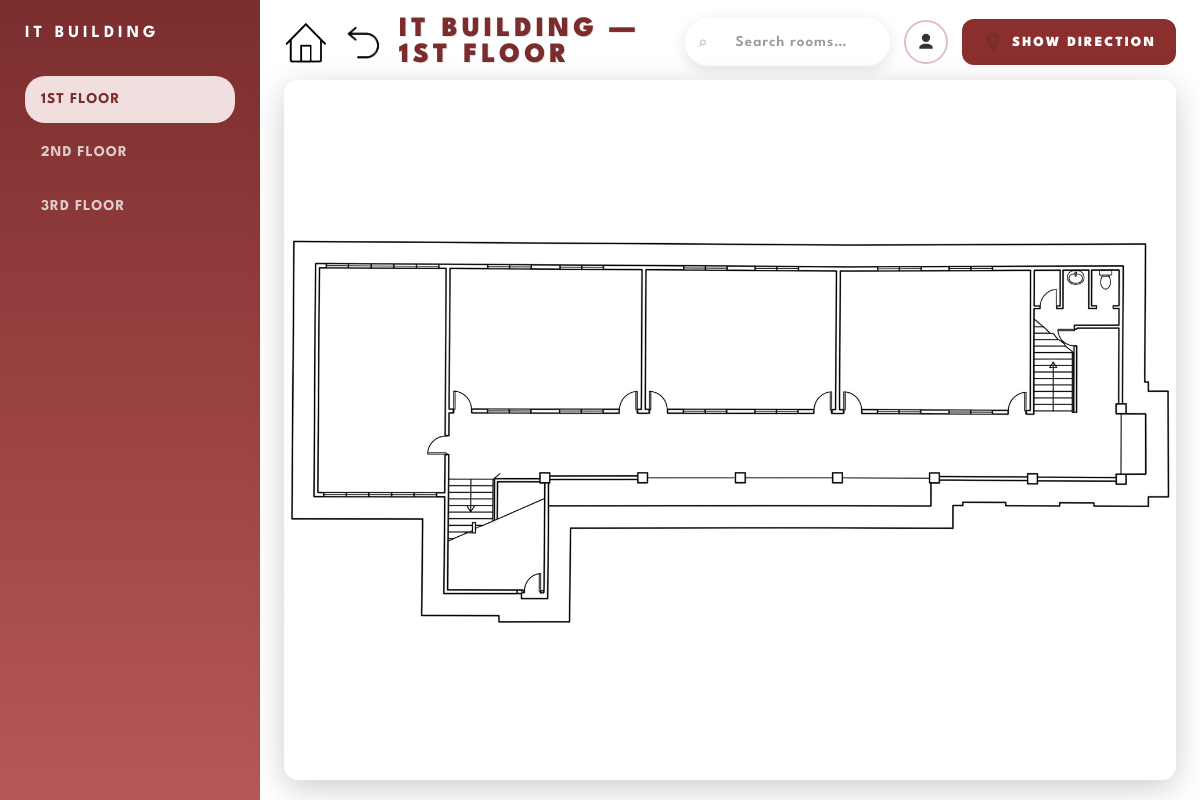
/it_building, run on an earlier commit of the app's database.
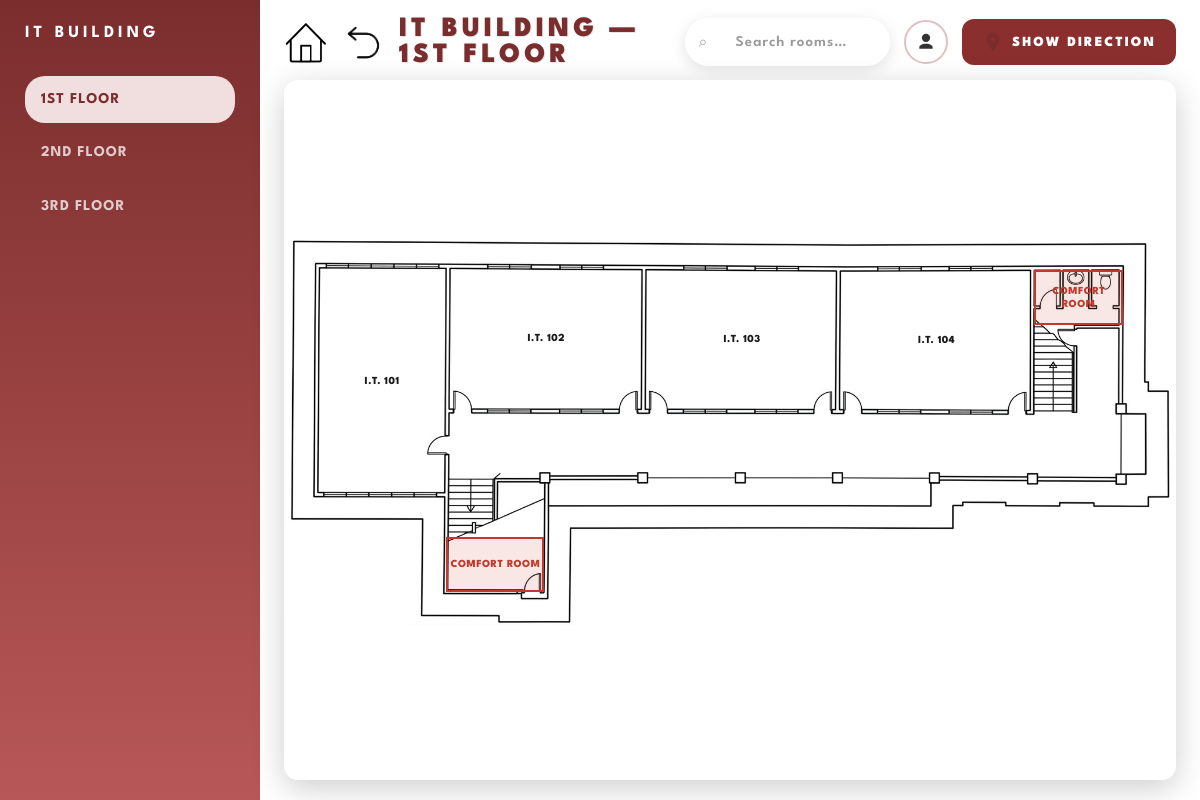
And on a later commit of the database.
### tables this page shows
CREATE TABLE building_floors (
            id           INTEGER PRIMARY KEY AUTOINCREMENT,
            building     TEXT NOT NULL,
            floor_number INTEGER NOT NULL,
            floor_label  TEXT NOT NULL,
            floor_image  TEXT,
            UNIQUE(building, floor_number)
        );

CREATE TABLE rooms(
    id INTEGER PRIMARY KEY AUTOINCREMENT,
    building TEXT,
    floor TEXT,
    room TEXT,
    description TEXT
, pos_left INTEGER DEFAULT 0, pos_top INTEGER DEFAULT 0, pos_width INTEGER DEFAULT 10, pos_height INTEGER DEFAULT 10, office_key TEXT, room_color TEXT);

### kiosk_app/blueprints/campus.py (the view)
@campus_bp.route("/it_building")
def it_building():
    return _floor_plan("IT Building", floor_count=3, base_url="it_building")

### kiosk_app/__init__.py (called while the page is built, shortened)
def _inject_kiosk_scripts(response: Response) -> Response:
    from flask import request as _req
    if _req.path in _MOBILE_PATHS:
        return response

### kiosk_app/db.py (called while the page is built)
def get_db_connection() -> sqlite3.Connection:
    conn = sqlite3.connect(DATABASE_PATH, timeout=10)
    conn.row_factory = sqlite3.Row
    conn.execute("PRAGMA journal_mode=WAL")
    conn.execute("PRAGMA busy_timeout=5000")
    return conn

@contextmanager
def db_connection() -> Iterator[sqlite3.Connection]:
    conn = get_db_connection()
    try:
        yield conn
    finally:
        conn.close()

### templates/floor_plan.html (shortened to what this page needs)
<!DOCTYPE html>
<html>
<head>
</head>
<body>
<div class="side-panel">
  <h1>{{ building_name | upper }}</h1>
  {% for floor in all_floors %}
  <button class="floor-btn {% if floor.number == floor_number %}active{% endif %}"
          onclick="switchFloor('{{ floor.url }}')">
    {{ floor.label | upper }}
  </button>
  {% endfor %}
</div>
<div class="main">
  <div class="top-bar">
    <img src="{{ url_for('static', filename='images/icon/home_button.png') }}"
         onclick="window.location.href='/menu'" alt="Home">
    <img src="{{ url_for('static', filename='images/icon/back_button.png') }}"
         onclick="history.back()" alt="Back">
    <h2>{{ building_name | upper }} — {{ floor_label | upper }}</h2>
    <div class="room-search" id="roomSearch">
      <input id="roomSearchInput" type="text" placeholder="Search rooms…" autocomplete="off">
    </div>
    <a href="/admin" class="icon" title="Admin">
      <svg width="20" height="20" viewBox="0 0 24 24" fill="#333"><path d="M12 2a5 5 0 1 0 0 10A5 5 0 0 0 12 2zm0 12c-5.33 0-8 2.67-8 4v2h16v-2c0-1.33-2.67-4-8-4z"/></svg>
    </a>
    <a class="show-dir" href="/campus_map?location={{ building_name | upper | urlencode }}">
      <svg viewBox="0 0 24 24"><path d="M12 2C8.13 2 5 5.13 5 9c0 5.25 7 13 7 13s7-7.75 7-13c0-3.87-3.13-7-7-7zm0 9.5c-1.38 0-2.5-1.12-2.5-2.5s1.12-2.5 2.5-2.5 2.5 1.12 2.5 2.5-1.12 2.5-2.5 2.5z"/></svg>
      SHOW DIRECTION
    </a>
  </div>
  <div class="plan-wrapper" id="planWrapper">
    {% if floor_image %}
    <img class="floor-img{% if floor_image.endswith('.svg') %} stretch{% endif %}"
         src="{{ url_for('static', filename=floor_image) }}" alt="Floor plan">
    {% else %}
    <div class="plan-placeholder">FLOOR PLAN IMAGE COMING SOON</div>
    {% endif %}
    {% for room in rooms %}
    <button class="room-label {% if highlight and highlight|lower == room.name|lower %}highlighted{% endif %} {% if room.color %}room-type-{{ room.color }}{% endif %}"
            style="left:{{ room.left }}%; top:{{ room.top }}%; width:{{ room.width }}%; height:{{ room.height }}%;"
            data-name="{{ room.name }}"
            data-desc="{{ room.desc | default('') }}"
            data-office-key="{{ room.office_key | default('') }}"
            data-color="{{ room.color | default('') }}"
            data-directions="{{ room.directions | default([]) | tojson | forceescape }}"
            data-left="{{ room.left }}"
            data-top="{{ room.top }}"
            data-width="{{ room.width }}"
            data-height="{{ room.height }}"
            onclick="handleRoomClick(this)">
      {{ room.name }}
    </button>
    {% endfor %}
  </div>
</div>
</body>
</html>

### templates/floor_plan.html (style rules this page uses)
* { margin:0; padding:0; box-sizing:border-box; font-family:'League Spartan'; }
body { height: 100vh; overflow: hidden; display: flex; background: url("/static/images/KIOSK BACKGROUND.png") no-repeat center center fixed; background-size: cover; }
.side-panel { width: 260px; flex-shrink: 0; background: linear-gradient(180deg, #7b2d2d, #b85757); color: white; padding: 22px 25px; display: flex; flex-direction: column; gap: 6px; overflow-y: auto; scrollbar-width: none; }
.side-panel h1 { font-size: 17px; letter-spacing: 4px; margin-bottom: 24px; line-height: 1.4; }
.floor-btn { width: 100%; padding: 14px 16px; border: none; border-radius: 20px; background: transparent; color: rgba(255,255,255,0.75); font-family: inherit; font-size: 15px; font-weight: 700; letter-spacing: 1px; text-align: left; cursor: pointer; transition: 0.2s; line-height: 1.3; }
.floor-btn.active { background: #f1dede; color: #7b2d2d; }
.main { flex: 1; display: flex; flex-direction: column; padding: 16px 24px 20px; min-width: 0; }
.top-bar { display: flex; align-items: center; gap: 14px; margin-bottom: 12px; }
.top-bar img { width: 44px; height: 44px; cursor: pointer; transition: transform 0.2s; }
.top-bar h2 { font-size: 28px; font-weight: 900; letter-spacing: 4px; color: #7b2d2d; text-shadow: 1px 1px 0 rgba(0,0,0,0.1); }
.top-bar .show-dir { display:flex;align-items:center;gap:8px; color:#fff; background:#8b2e2e; font-weight:900;letter-spacing:2px;font-size:14px; text-decoration:none; padding:12px 20px; border-radius:12px; transition:background 0.2s; white-space:nowrap; }
.top-bar .show-dir svg { width:22px;height:22px;fill:#7b2d2d; }
.icon { width: 44px; height: 44px; border: 2px solid #e0c0c0; border-radius: 50%; background: rgba(255,255,255,0.92); display: flex; align-items: center; justify-content: center; cursor: pointer; text-decoration: none; color: #333; flex-shrink: 0; transition: transform 0.2s; }
.top-bar .room-search { position:relative; margin-left:auto; width:320px; }
.top-bar .room-search input { width:100%; padding:14px 20px 14px 48px; border-radius:30px; border:3px solid rgba(255,255,255,0.85); background:rgba(255,255,255,0.92); font-family:inherit; font-size:15px; font-weight:700; letter-spacing:1px; color:#333; outline:none; box-shadow:0 4px 16px rgba(0,0,0,0.12); transition:border-color 0.2s,box-shadow 0.2s; }
.top-bar .room-search input::placeholder { color:#999; font-weight:600; }
.top-bar .room-search::before { content:"⌕"; position:absolute; left:14px; top:50%; transform:translateY(-50%); font-size:16px; color:#aaa; pointer-events:none; }
.plan-wrapper { flex: 1; position: relative; border-radius: 14px; overflow: hidden; box-shadow: 0 8px 32px rgba(0,0,0,0.2); background: white; min-height: 0; }
.plan-wrapper img.floor-img { width: 100%; height: 100%; object-fit: contain; display: block; pointer-events: none; user-select: none; }
.room-label { position: absolute; display: flex; align-items: center; justify-content: center; text-align: center; cursor: pointer; overflow: hidden; word-break: normal; overflow-wrap: break-word; background: transparent; border: 2px solid transparent; border-radius: 0; font-family: inherit; font-size: clamp(8px, 0.9vw, 12px); font-weight: 800; letter-spacing: 0.5px; color: #1a1a1a; padding: 2px; line-height: 1.15; text-transform: uppercase; transition: background 0.2s, border-color 0.2s, color 0.2s; }
.room-type-cr { background: rgba(192, 57, 43, 0.12) !important; border-color: #c0392b !important; color: #c0392b !important; }

What changed in the data, as far as the page shows it:
added rooms: name "I.T. 102"
added rooms: name "I.T. 101"
added rooms: name "I.T. 103"
added rooms: name "COMFORT ROOM", room_color "cr" (drawn)
added rooms: name "I.T. 104"
added rooms: name "COMFORT ROOM", room_color "cr" (drawn)
